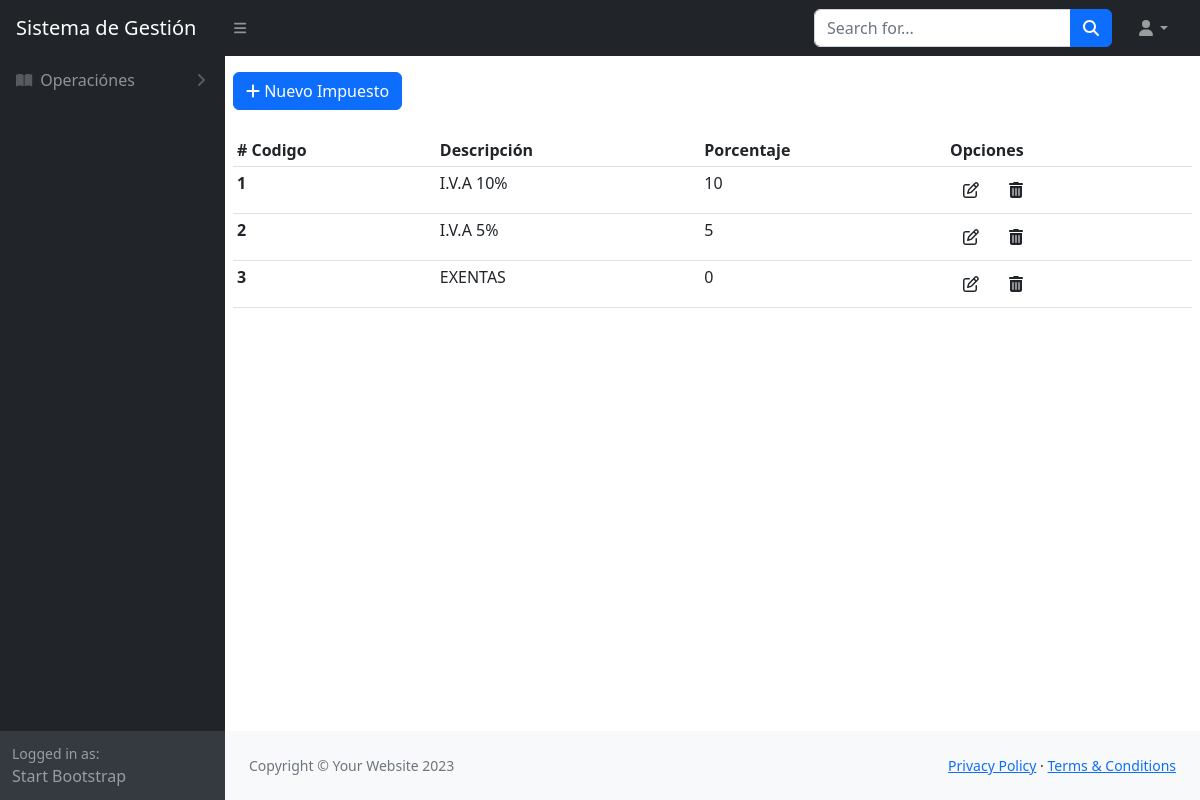
/impuestos/, run on an earlier commit of the app's database.
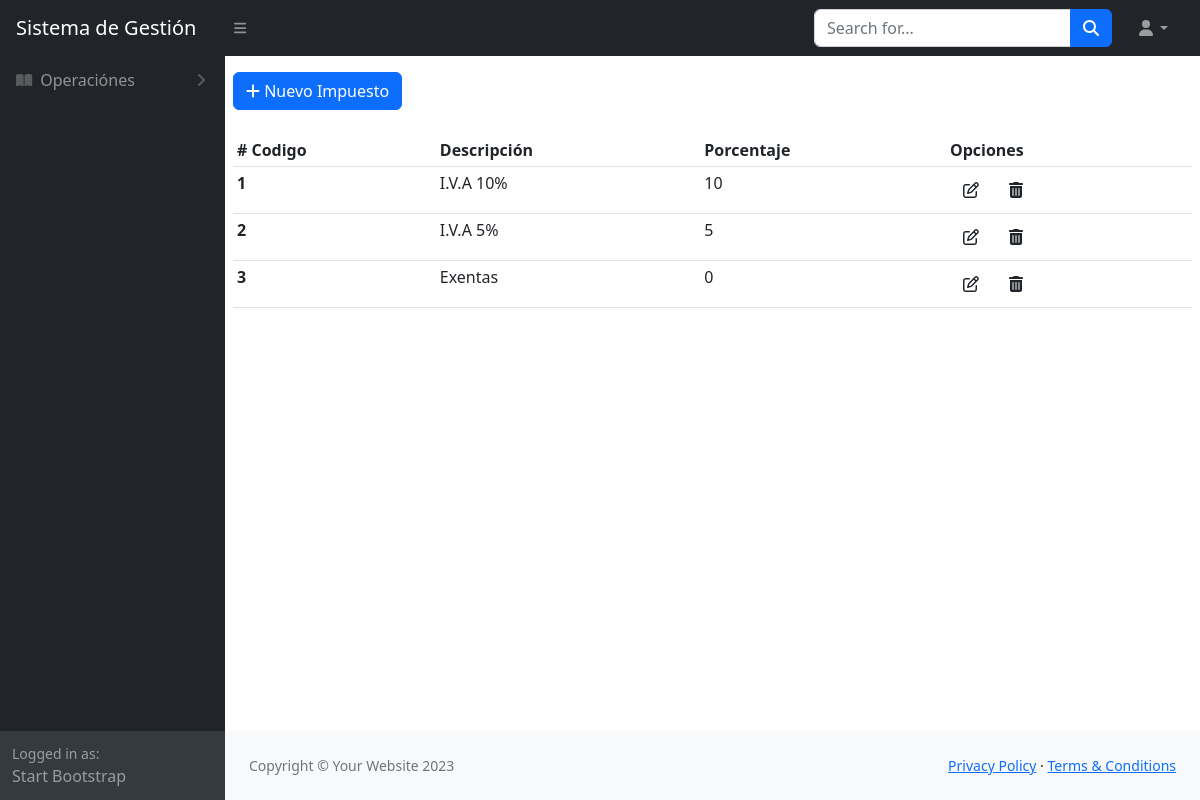
And on a later commit of the database.
### impuestos/models.py (models this page shows)
class Impuestos(models.Model):
    descripcion = models.CharField(max_length=250)
    porcentaje = models.PositiveIntegerField()
    estado = models.BooleanField(default=True, blank=True, null=True)

### impuestos/views.py (the view)
# urls.py: path("", lista_impuesto, name="lista_impuesto"),
def lista_impuesto(request):
    if request.method == "GET":
        impuestos = Impuestos.objects.all()
        template_ = "impuesto.html"
        context = {"titulo": "Lista de Impuestos", "impuestos": impuestos}
    return render(request, template_name=template_, context=context)

### impuestos/templates/impuesto.html (shortened to what this page needs)
{% extends 'index.html' %}
{% load static %}
{% block content %}
<div class="my-2 p-2 ">
  <a href="nuevo_impuesto" class="btn btn-primary "><i class="fa-solid fa-plus"></i> Nuevo Impuesto</a>
</div>
<div class="p-2 ">
  <table class="table table-sm table-responsive" id="datatablesSimple">
    <thead>
      <tr>
        <th># Codigo</th>
        <th >Descripci&oacute;n</th>
        <th >Porcentaje</th>
        <th>Opciones</th>
      </tr>
    </thead>
    <tbody>
      {% for imp in impuestos %}
      <tr>
        <th > {{imp.id}} </th>
        <td> {{imp.descripcion}}</td>
        <td> {{imp.porcentaje}}</td>
        <td> <a href="{% url 'modificar_impuesto' imp.id %}" class="btn btn-ligth"> <i class="fa-regular fa-pen-to-square"></i> </a>
          <a href="#" class="btn btn-ligth" onclick="confirmarEliminacion('{{ imp.id }}')"><i class="fa-solid fa-trash-can"></i></a>
        </td>
      </tr>
      {% endfor %}
    </tbody>
  </table>
</div>
{% endblock %}

What changed in the data, as far as the page shows it:
changed Impuestos id 3: descripcion "EXENTAS" → "Exentas"
